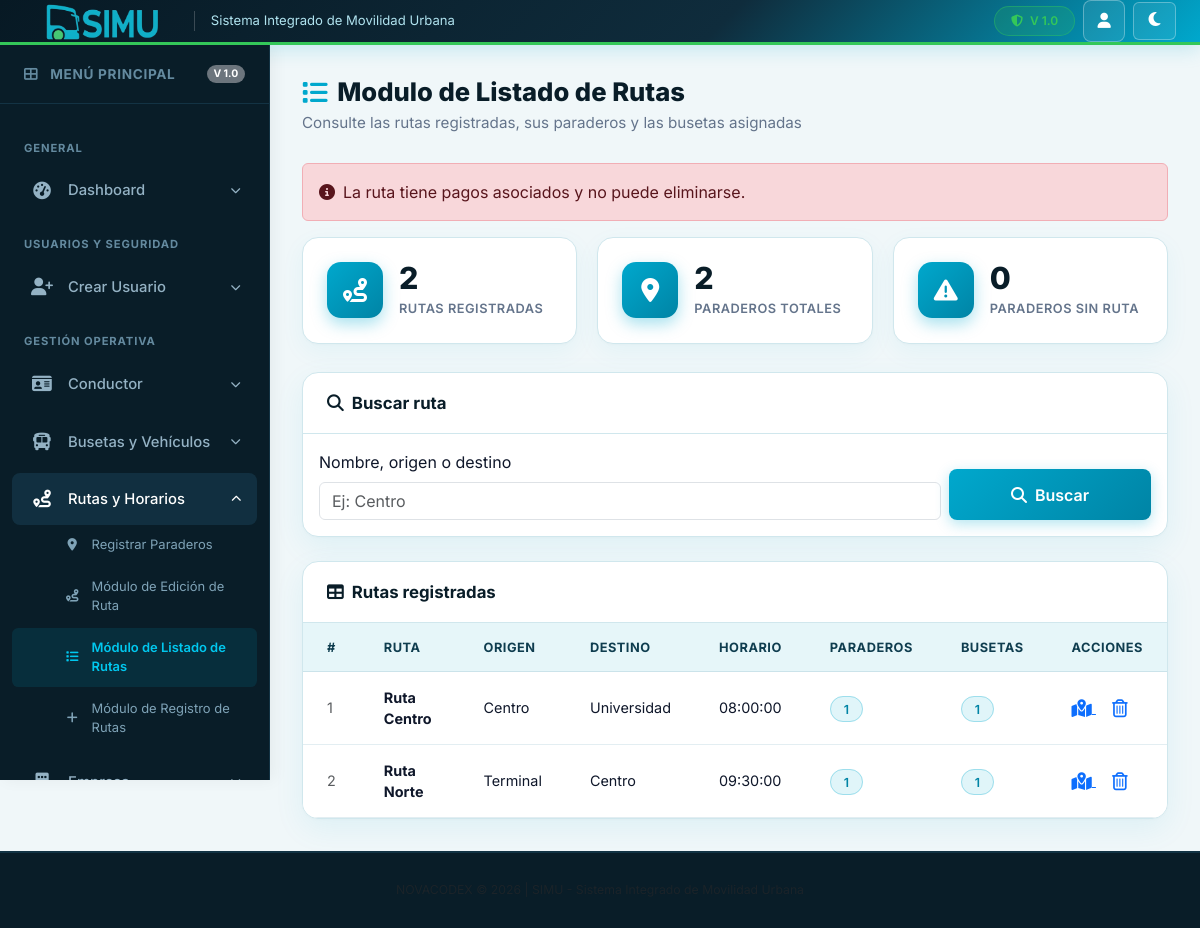
Screenshot of /index.php?pg=listadoRutas&ope=4&id_ruta=1 (signed in) with the database file from the repository.
### tables this page shows
CREATE TABLE `ruta` (
  `id_ruta` int(11) NOT NULL,
  `nombre` varchar(100) NOT NULL,
  `origen` varchar(100) NOT NULL,
  `destino` varchar(100) NOT NULL,
  `horario` time NOT NULL
);

### models/mlisru.php (called while the page is built, shortened)
<?php
class Mlisru extends Conexion
{
    public function listar($busqueda = '')
    {
        $con = $this->get_conexion();
        $sql = "SELECT r.id_ruta,
                       r.nombre,
                       r.origen,
                       r.destino,
                       r.horario,
                       (SELECT COUNT(*) FROM paradero p WHERE p.id_ruta = r.id_ruta) AS paraderos,
                       (SELECT COUNT(*) FROM buseta b WHERE b.id_ruta = r.id_ruta) AS busetas
                FROM ruta r
                WHERE r.nombre LIKE :bus
                   OR r.origen LIKE :bus
                   OR r.destino LIKE :bus
                ORDER BY r.nombre ASC";
        $st = $con->prepare($sql);
        $st->execute([':bus' => '%' . $busqueda . '%']);
        return $st->fetchAll(PDO::FETCH_ASSOC);
    }
    public function resumen()
    {
        $con = $this->get_conexion();
        $sql = "SELECT
                    (SELECT COUNT(*) FROM ruta) AS rutas,
                    (SELECT COUNT(*) FROM paradero) AS paraderos,
                    (SELECT COUNT(*) FROM paradero WHERE id_ruta IS NULL) AS sinRuta";
        $st = $con->prepare($sql);
        $st->execute();
        return $st->fetch(PDO::FETCH_ASSOC);
    }
    public function tienePagos($idRuta)
    {
        $con = $this->get_conexion();
        $st = $con->prepare("SELECT COUNT(*) AS total FROM pago WHERE id_ruta = :id");
        $st->execute([':id' => $idRuta]);
        $row = $st->fetch(PDO::FETCH_ASSOC);
        return (int)$row['total'] > 0;
    }
}

### controllers/clisru.php (called while the page is built, shortened)
<?php
require_once __DIR__ . '/../models/mlisru.php';
class Clisru
{
    private $modelo;
    public function __construct()
    {
        $this->modelo = new Mlisru();
    }
    public function index()
    {
        $ope      = $_REQUEST['ope'] ?? 0;
        $busqueda = trim($_REQUEST['busqueda'] ?? '');
        $mensaje  = '';
        $tipo     = '';
        if ($ope == 4) {
            $idRuta = $_REQUEST['id_ruta'] ?? '';
            if ($idRuta == '') {
                $mensaje = 'No se recibio la ruta que desea eliminar.';
                $tipo    = 'danger';
            } elseif ($this->modelo->tienePagos($idRuta)) {
                $mensaje = 'La ruta tiene pagos asociados y no puede eliminarse.';
                $tipo    = 'danger';
            } elseif ($this->modelo->eliminar($idRuta)) {
                $mensaje = 'La ruta fue eliminada y sus paraderos quedaron libres.';
                $tipo    = 'success';
            } else {
                $mensaje = 'No fue posible eliminar la ruta.';
                $tipo    = 'danger';
            }
        }
        return [
            'rutas'    => $this->modelo->listar($busqueda),
            'resumen'  => $this->modelo->resumen(),
            'busqueda' => $busqueda,
            'mensaje'  => $mensaje,
            'tipo'     => $tipo
        ];
    }
}

### views/vlisru.php (the view, shortened to what this page needs)
<?php
require_once __DIR__ . '/../controllers/clisru.php';
$cLisru = new Clisru();
$datLisru = $cLisru->index();
$rutas    = $datLisru['rutas'];
$resumen  = $datLisru['resumen'];
$busqueda = $datLisru['busqueda'];
$mensaje  = $datLisru['mensaje'];
$tipo     = $datLisru['tipo'];
?>
<div class="dashboard-container">
    <header class="dash-header">
        <h1 class="dash-title"><i class="fas fa-list"></i> Modulo de Listado de Rutas</h1>
        <p class="dash-subtitle">Consulte las rutas registradas, sus paraderos y las busetas asignadas</p>
    </header>
    <?php if ($mensaje != '') { ?>
        <div class="alert alert-<?= $tipo; ?>" role="alert">
            <i class="fas fa-info-circle me-2"></i><?= htmlspecialchars($mensaje); ?>
        </div>
    <?php } ?>
    <div class="dash-stats-row">
        <div class="stat-card">
            <div class="stat-icon"><i class="fas fa-route"></i></div>
            <div>
                <span class="stat-value"><?= (int)$resumen['rutas']; ?></span>
                <span class="stat-label">Rutas registradas</span>
            </div>
        </div>
        <div class="stat-card">
            <div class="stat-icon"><i class="fas fa-map-marker-alt"></i></div>
            <div>
                <span class="stat-value"><?= (int)$resumen['paraderos']; ?></span>
                <span class="stat-label">Paraderos totales</span>
            </div>
        </div>
        <div class="stat-card">
            <div class="stat-icon"><i class="fas fa-triangle-exclamation"></i></div>
            <div>
                <span class="stat-value"><?= (int)$resumen['sinRuta']; ?></span>
                <span class="stat-label">Paraderos sin ruta</span>
            </div>
        </div>
    </div>
    <div class="dash-table-card mt-4">
        <div class="dash-table-header">
            <h3><i class="fas fa-magnifying-glass me-2"></i>Buscar ruta</h3>
        </div>
        <form method="get" action="index.php" class="p-3">
            <div class="row g-2 align-items-end">
                <div class="col-md-9">
                    <label for="busqueda" class="form-label">Nombre, origen o destino</label>
                    <input type="text" class="form-control" id="busqueda" name="busqueda" value="<?= htmlspecialchars($busqueda); ?>" placeholder="Ej: Centro">
                </div>
                <div class="col-md-3">
                    <button type="submit" class="btn btn-primary w-100"><i class="fas fa-search me-2"></i>Buscar</button>
                </div>
            </div>
        </form>
    </div>
    <div class="dash-table-card mt-4">
        <div class="dash-table-header">
            <h3><i class="fas fa-table me-2"></i>Rutas registradas</h3>
        </div>
        <div class="table-responsive">
            <table class="table align-middle">
                <thead>
                    <tr>
                        <th>#</th>
                        <th>Ruta</th>
                        <th>Origen</th>
                        <th>Destino</th>
                        <th>Horario</th>
                        <th>Paraderos</th>
                        <th>Busetas</th>
                        <th>Acciones</th>
                    </tr>
                </thead>
                <tbody>
                    <?php if (count($rutas) > 0) { ?>
                        <?php foreach ($rutas as $r) { ?>
                            <tr>
                                <td class="text-muted"><?= (int)$r['id_ruta']; ?></td>
                                <td><strong><?= htmlspecialchars($r['nombre']); ?></strong></td>
                                <td><?= htmlspecialchars($r['origen']); ?></td>
                                <td><?= htmlspecialchars($r['destino']); ?></td>
                                <td><?= htmlspecialchars($r['horario']); ?></td>
                                <td><span class="rol-badge"><?= (int)$r['paraderos']; ?></span></td>
                                <td><span class="rol-badge"><?= (int)$r['busetas']; ?></span></td>
                                <td>
                                    <a href="index.php?pg=edicionRuta&id_ruta=<?= (int)$r['id_ruta']; ?>" class="me-3" title="Editar ruta y recorrido">
                                    </a>
                                    <a href="index.php?pg=listadoRutas&ope=4&id_ruta=<?= (int)$r['id_ruta']; ?>" title="Eliminar ruta" onclick="return confirm('Desea eliminar la ruta <?= htmlspecialchars(addslashes($r['nombre'])); ?>?')">
                                    </a>
                                </td>
                            </tr>
                        <?php } ?>
                    <?php } else { ?>
                        <tr>
                            <td colspan="8" class="text-center text-muted py-4">No se encontraron rutas con ese criterio de busqueda.</td>
                        </tr>
                    <?php } ?>
                </tbody>
            </table>
        </div>
    </div>
</div>

### css/menu.css (style rules this page uses)
:root { --sidebar-width: 270px; --sidebar-collapsed-width: 70px; --sidebar-bg: #091d28; --sidebar-bg-hover: #143547; --sidebar-active-bg: linear-gradient( 135deg, #00a8cd 0%, #0084a5 100% ); --sidebar-text: #94b2c4; --sidebar-text-active: #ffffff; --sidebar-border: #133344; --accent-color: #00a8cd; }

### rows the page displays
ruta: id_ruta "1", nombre "Ruta Centro", origen "Centro", destino "Universidad", horario "08:00:00", paraderos "1", busetas "1"
ruta: id_ruta "2", nombre "Ruta Norte", origen "Terminal", destino "Centro", horario "09:30:00", paraderos "1", busetas "1"

### other values shown
$mensaje "La ruta tiene pagos asociados y no puede eliminarse."
$resumen['rutas'] "2"
$resumen['paraderos'] "2"
$resumen['sinRuta'] "0"
